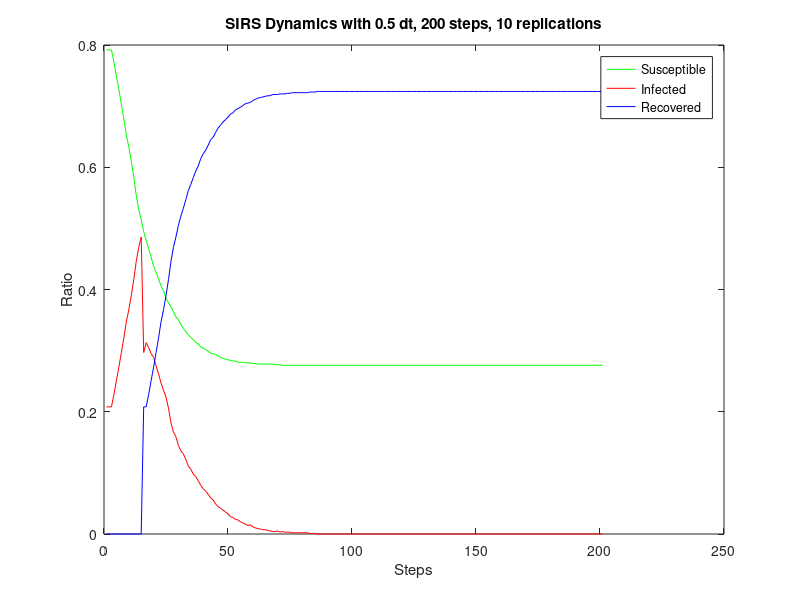

MATLAB code for this plot:
steps = 200;
dt = 0.5;
replications = 10;
dynamics = [
0.792,0.208,0.000;
0.792,0.208,0.000;
0.792,0.208,0.000;
0.772,0.228,0.000;
0.749,0.251,0.000;
0.727,0.273,0.000;
0.703,0.297,0.000;
0.679,0.321,0.000;
0.653,0.347,0.000;
0.633,0.367,0.000;
0.610,0.390,0.000;
0.584,0.416,0.000;
0.554,0.446,0.000;
0.531,0.469,0.000;
0.514,0.486,0.000;
0.495,0.297,0.208;
0.480,0.313,0.208;
0.467,0.305,0.228;
0.453,0.295,0.251;
0.438,0.289,0.273;
0.428,0.275,0.297;
0.417,0.262,0.321;
0.406,0.247,0.347;
0.398,0.235,0.367;
0.386,0.224,0.390;
0.378,0.206,0.416;
0.372,0.182,0.446;
0.364,0.167,0.469;
0.355,0.159,0.486;
0.351,0.145,0.505;
0.343,0.136,0.520;
0.336,0.131,0.533;
0.331,0.122,0.547;
0.326,0.111,0.562;
0.322,0.106,0.572;
0.318,0.098,0.583;
0.313,0.094,0.594;
0.311,0.087,0.602;
0.306,0.080,0.614;
0.304,0.074,0.622;
0.302,0.070,0.628;
0.299,0.065,0.636;
0.296,0.059,0.645;
0.295,0.056,0.649;
0.294,0.049,0.657;
0.291,0.045,0.664;
0.289,0.042,0.669;
0.287,0.039,0.674;
0.286,0.036,0.678;
0.285,0.033,0.682;
0.284,0.028,0.687;
0.283,0.027,0.689;
0.283,0.024,0.694;
0.281,0.023,0.696;
0.281,0.020,0.698;
0.281,0.018,0.701;
0.280,0.016,0.704;
0.280,0.014,0.705;
0.280,0.015,0.706;
0.279,0.012,0.709;
0.279,0.010,0.711;
0.278,0.009,0.713;
0.278,0.008,0.714;
0.278,0.007,0.715;
0.278,0.007,0.716;
0.278,0.006,0.717;
0.278,0.005,0.717;
0.278,0.004,0.719;
0.277,0.004,0.719;
0.277,0.005,0.719;
0.277,0.003,0.720;
0.276,0.004,0.720;
0.276,0.003,0.720;
0.276,0.003,0.721;
0.276,0.003,0.721;
0.276,0.002,0.722;
0.276,0.002,0.722;
0.276,0.002,0.722;
0.276,0.002,0.722;
0.276,0.002,0.722;
0.276,0.002,0.722;
0.276,0.002,0.722;
0.276,0.001,0.723;
0.276,0.001,0.723;
0.276,0.001,0.723;
0.276,0.000,0.724;
0.276,0.000,0.724;
0.276,0.000,0.724;
0.276,0.000,0.724;
0.276,0.000,0.724;
0.276,0.000,0.724;
0.276,0.000,0.724;
0.276,0.000,0.724;
0.276,0.000,0.724;
0.276,0.000,0.724;
0.276,0.000,0.724;
0.276,0.000,0.724;
0.276,0.000,0.724;
0.276,0.000,0.724;
0.276,0.000,0.724;
0.276,0.000,0.724;
0.276,0.000,0.724;
0.276,0.000,0.724;
0.276,0.000,0.724;
0.276,0.000,0.724;
0.276,0.000,0.724;
0.276,0.000,0.724;
0.276,0.000,0.724;
0.276,0.000,0.724;
0.276,0.000,0.724;
0.276,0.000,0.724;
0.276,0.000,0.724;
0.276,0.000,0.724;
0.276,0.000,0.724;
0.276,0.000,0.724;
0.276,0.000,0.724;
0.276,0.000,0.724;
0.276,0.000,0.724;
0.276,0.000,0.724;
0.276,0.000,0.724;
0.276,0.000,0.724;
0.276,0.000,0.724;
0.276,0.000,0.724;
0.276,0.000,0.724;
0.276,0.000,0.724;
0.276,0.000,0.724;
0.276,0.000,0.724;
0.276,0.000,0.724;
0.276,0.000,0.724;
0.276,0.000,0.724;
0.276,0.000,0.724;
0.276,0.000,0.724;
0.276,0.000,0.724;
0.276,0.000,0.724;
0.276,0.000,0.724;
0.276,0.000,0.724;
0.276,0.000,0.724;
0.276,0.000,0.724;
0.276,0.000,0.724;
0.276,0.000,0.724;
0.276,0.000,0.724;
0.276,0.000,0.724;
0.276,0.000,0.724;
0.276,0.000,0.724;
0.276,0.000,0.724;
0.276,0.000,0.724;
0.276,0.000,0.724;
0.276,0.000,0.724;
0.276,0.000,0.724;
0.276,0.000,0.724;
0.276,0.000,0.724;
0.276,0.000,0.724;
0.276,0.000,0.724;
0.276,0.000,0.724;
0.276,0.000,0.724;
0.276,0.000,0.724;
0.276,0.000,0.724;
0.276,0.000,0.724;
0.276,0.000,0.724;
0.276,0.000,0.724;
0.276,0.000,0.724;
0.276,0.000,0.724;
0.276,0.000,0.724;
0.276,0.000,0.724;
0.276,0.000,0.724;
0.276,0.000,0.724;
0.276,0.000,0.724;
0.276,0.000,0.724;
0.276,0.000,0.724;
0.276,0.000,0.724;
0.276,0.000,0.724;
0.276,0.000,0.724;
0.276,0.000,0.724;
0.276,0.000,0.724;
0.276,0.000,0.724;
0.276,0.000,0.724;
0.276,0.000,0.724;
0.276,0.000,0.724;
0.276,0.000,0.724;
0.276,0.000,0.724;
0.276,0.000,0.724;
0.276,0.000,0.724;
0.276,0.000,0.724;
0.276,0.000,0.724;
0.276,0.000,0.724;
0.276,0.000,0.724;
0.276,0.000,0.724;
0.276,0.000,0.724;
0.276,0.000,0.724;
0.276,0.000,0.724;
0.276,0.000,0.724;
0.276,0.000,0.724;
0.276,0.000,0.724;
0.276,0.000,0.724;
0.276,0.000,0.724;
0.276,0.000,0.724;
0.276,0.000,0.724;
0.276,0.000,0.724;
0.276,0.000,0.724;
0.276,0.000,0.724;
0.276,0.000,0.724;
];
susceptibleRatio = dynamics (:, 1);
infectedRatio = dynamics (:, 2);
recoveredRatio = dynamics (:, 3);
figure
plot (susceptibleRatio.', 'color', 'green');
hold on
plot (infectedRatio.', 'color', 'red');
hold on
plot (recoveredRatio.', 'color', 'blue');
xlabel ('Steps');
ylabel ('Ratio');
legend('Susceptible','Infected', 'Recovered');
title ('SIRS Dynamics with 0.5 dt, 200 steps, 10 replications');
